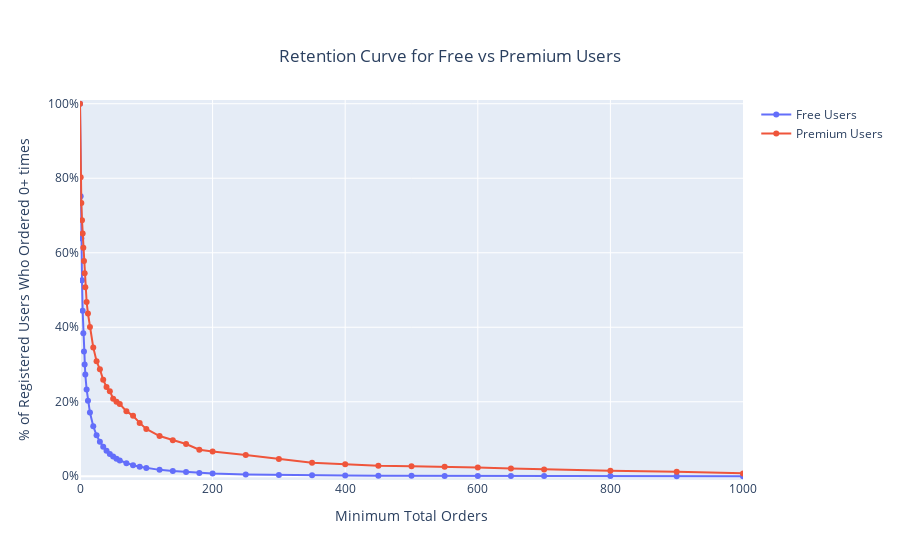

Here is the notebook cell this chart was saved with:
### Markdown cell above
## Data Visualization

### Code cell
fig = go.Figure()

for i in graph_df['user_category'].unique():
    fig.add_trace(go.Scatter(x = graph_df.loc[graph_df['user_category'] == i, 'min_orders'],
                            y = graph_df.loc[graph_df['user_category'] == i, '%_registered_users'],
                            name = i + ' Users',
                            hovertemplate = '<b>%{y:.2%}</b>'))

fig.update_traces(mode = 'markers+lines')
fig.update_layout(hovermode = 'x unified', xaxis_title = 'Minimum Total Orders',
                 yaxis = {'title':'% of Registered Users Who Ordered ' + str(baseline)+ '+ times',
                         'tickformat':',.0%'},
                 title = {'text' : 'Retention Curve for Free vs Premium Users',
                          'y':0.9, 'x':0.5, 'xanchor':'center', 'yanchor':'middle'})

fig.update_xaxes(range = [baseline,1000])
fig.update_yaxes(range = [-0.01,1.01])

fig.show()

### Figure 1 — Plotly figure (JSON) as saved in the notebook; plotly's stock layout.template omitted (floating-point values rounded to 4 significant figures)
{"data": [{"hovertemplate": "<b>%{y:.2%}</b>", "name": "Free Users", "x": [0, 1, 2, 3, 4, 5, 6, 7, 8, 10, 12, 15, 20, 25, 30, 35, 40, 45, 50, 55, 60, 70, 80, 90, 100, 120, 140, 160, 180, 200, 250, 300, 350, 400, 450, 500, 550, 600, 650, 700, 800, 900, 1000, 1100], "y": [1, 0.7517, 0.6387, 0.5262, 0.4442, 0.384, 0.335, 0.2998, 0.273, 0.233, 0.2027, 0.1709, 0.1341, 0.1099, 0.0925, 0.07908, 0.06847, 0.05991, 0.05285, 0.04697, 0.04234, 0.03499, 0.02966, 0.02567, 0.02225, 0.01719, 0.01383, 0.01115, 0.009042, 0.007499, 0.004769, 0.003346, 0.00251, 0.001888, 0.001483, 0.001212, 0.001027, 0.0008265, 0.0007063, 0.0005911, 0.0004308, 0.0003657, 0.0003006, 0.0002505], "type": "scatter", "mode": "markers+lines"}, {"hovertemplate": "<b>%{y:.2%}</b>", "name": "Premium Users", "x": [0, 1, 2, 3, 4, 5, 6, 7, 8, 10, 12, 15, 20, 25, 30, 35, 40, 45, 50, 55, 60, 70, 80, 90, 100, 120, 140, 160, 180, 200, 250, 300, 350, 400, 450, 500, 550, 600, 650, 700, 800, 900, 1000, 1100], "y": [1, 0.8024, 0.7336, 0.6875, 0.6515, 0.6136, 0.5777, 0.5448, 0.5076, 0.4678, 0.4369, 0.4009, 0.346, 0.3087, 0.2872, 0.2588, 0.2399, 0.2285, 0.2083, 0.2001, 0.1938, 0.1749, 0.1622, 0.1433, 0.1269, 0.108, 0.09659, 0.08649, 0.07134, 0.06629, 0.05682, 0.04609, 0.03662, 0.0322, 0.02841, 0.02715, 0.02588, 0.02336, 0.02083, 0.01831, 0.01515, 0.01199, 0.007576, 0.004419], "type": "scatter", "mode": "markers+lines"}], "layout": {"yaxis": {"title": {"text": "% of Registered Users Who Ordered 0+ times"}, "tickformat": ",.0%", "range": [-0.01, 1.01]}, "title": {"text": "Retention Curve for Free vs Premium Users", "y": 0.9, "x": 0.5, "xanchor": "center", "yanchor": "middle"}, "hovermode": "x unified", "xaxis": {"title": {"text": "Minimum Total Orders"}, "range": [0, 1000]}}}
